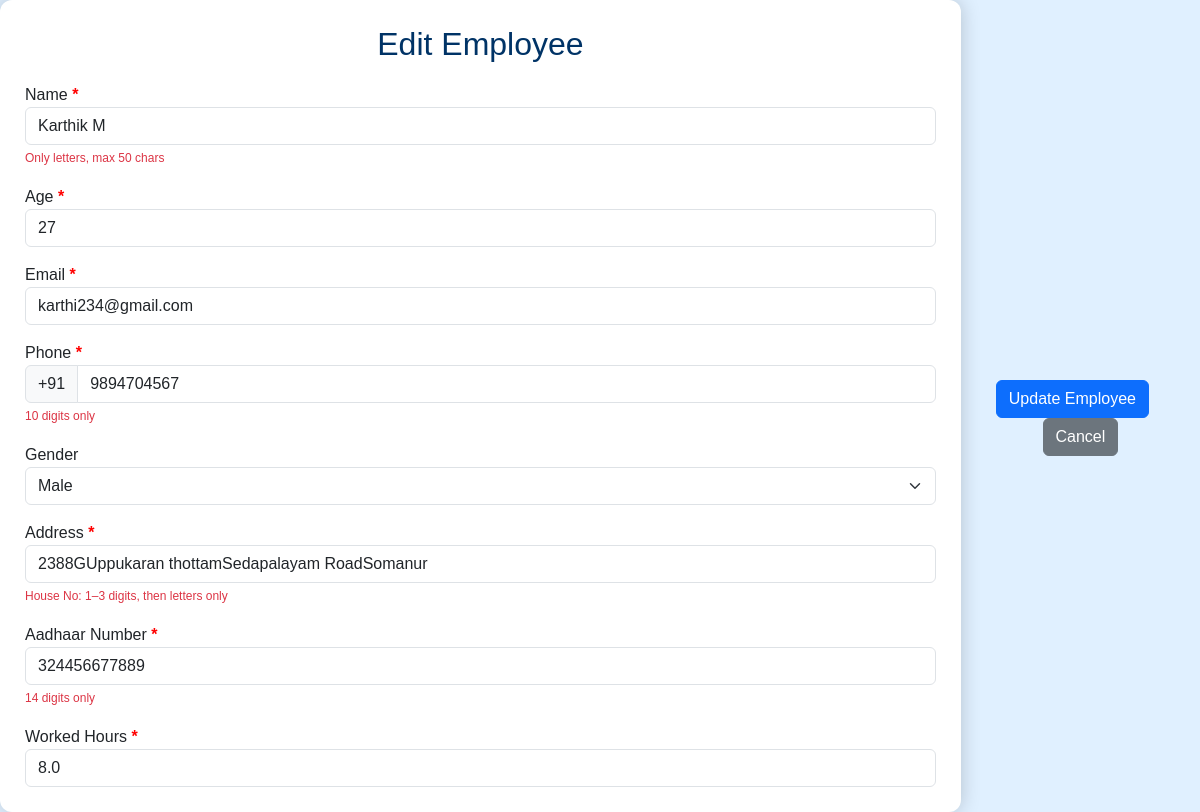
The page /update/15/ on the database its author committed.
### employee/models.py (models this page shows, shortened)
class Employee(models.Model):
    name = models.CharField(max_length=100)
    age = models.IntegerField()
    email = models.EmailField(unique=True)
    phone = models.CharField(max_length=15)
    address = models.TextField()
    adhar_number = models.CharField(max_length=20, unique=True)
    worked_hours = models.IntegerField(default=0)
    gender = models.CharField(max_length=10, choices=(('Male','Male'),('Female','Female'),('Other','Other')))

### employee/views.py (the view, shortened to what this page needs)
# urls.py: path('update/<int:emp_id>/', views.update, name='update'),
def update(request, emp_id):
    emp = get_object_or_404(Employee, id=emp_id)
    return render(request, 'update.html', {'emp': emp})

### template/update.html (shortened to what this page needs)
<!DOCTYPE html>
<html lang="en">
<head>
{% load bootstrap5 %}
{% bootstrap_css %}
</head>
<body>
<div class="form-container">
<h2>Edit Employee</h2>
<form method="POST" novalidate onsubmit="return checkForm(this)">
<div class="mb-3">
<label>Name <span class="required">*</span></label>
<input type="text" name="name" class="form-control" maxlength="50" value="{{ emp.name }}"
oninput="onlyLetters(this)" required>
<small class="text-danger">Only letters, max 50 chars</small>
</div>
<div class="mb-3">
<label>Age <span class="required">*</span></label>
<input type="number" name="age" class="form-control" min="18" max="60" value="{{ emp.age }}"
oninput="validateAge(this)" required>
</div>
<div class="mb-3">
<label>Email <span class="required">*</span></label>
<input type="email" name="email" class="form-control" maxlength="100" value="{{ emp.email }}"
oninput="validateEmail(this)" required>
</div>
<div class="mb-3">
<label>Phone <span class="required">*</span></label>
<div class="input-group">
<span class="input-group-text">+91</span>
<input type="tel" name="phone" class="form-control" maxlength="10" value="{{ emp.phone }}"
oninput="onlyNumbers(this)" required>
</div>
<small class="text-danger">10 digits only</small>
</div>
<div class="mb-3">
<label>Gender</label>
<select name="gender" class="form-select" required>
<option value="Male" {% if emp.gender == "Male" %}selected{% endif %}>Male</option>
</select>
</div>
<div class="mb-3">
<label>Address <span class="required">*</span></label>
<input type="text" name="address" class="form-control"
maxlength="100"
placeholder="House No (1–3 digits) Street Name"
oninput="validateAddress(this)"
value="{{ emp.address|default:'' }}"
required>
<small id="addressError" class="text-danger">House No: 1–3 digits, then letters only</small>
</div>
<div class="mb-3">
<label>Aadhaar Number <span class="required">*</span></label>
<input type="text" name="adhar_number" class="form-control" maxlength="14" value="{{ emp.adhar_number }}"
oninput="onlyNumbers(this)" required>
<small class="text-danger">14 digits only</small>
</div>
<label>Worked Hours <span class="required">*</span></label>
<input type="text" name="worked_hours" class="form-control"
value="{{ emp.worked_hours }}"
oninput="validateWorkedHours(this)"
required>
</div>
<div class="mt-4 text-center">
<button type="submit" class="btn btn-primary me-3">Update Employee</button>
<a href="{% url 'dashboard' %}" class="btn btn-secondary">Cancel</a>
</div>
</body>
</html>

### template/update.html (style rules this page uses)
body { display:flex; justify-content:center; align-items:center; min-height:100vh; background:#e0f0ff; font-family:sans-serif; margin:0; }
.form-container { background:#fff; padding:25px; border-radius:12px; box-shadow:0 0 20px rgba(0,0,0,0.2); width:1000px; }
h2 { text-align:center; color:#003366; margin-bottom:20px; }
.required { color:red; font-weight:bold; }
small { font-size:12px; }

### rows shown on the page
Employee: name "Karthik M", age "27", email "karthi234@gmail.com", phone "9894704567", gender "Male", address "2388GUppukaran thottamSedapalayam RoadSomanur", adhar_number "324456677889", worked_hours "8.0"
